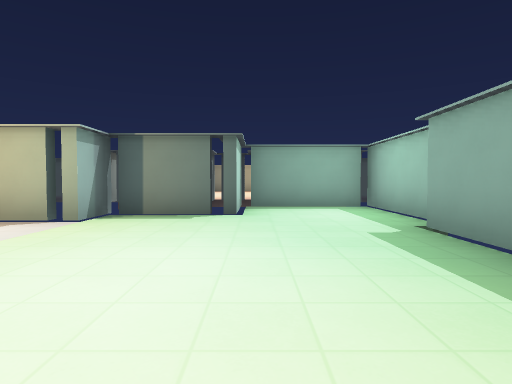
view 1 (above)

24 first-person views from a walk through a level from a Godot 3-D game. The camera is 1.3 m above the floor, tilts 2° down and sees 75° across. The floor is counted in squares, 2 m on a side. Each view is taken from the middle of a square. On the plan, view 1 faces up. The plan holds only what a view shows up to about 10 squares ahead; the rest is blank. The place goes on beyond the plan. Characters and animated objects are not drawn. Surface patterns are stand-ins for the level's own textures.

view 2
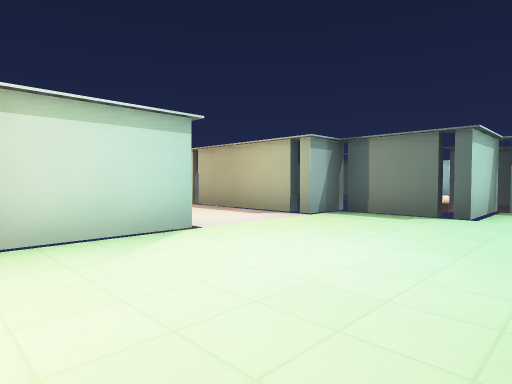

view 3
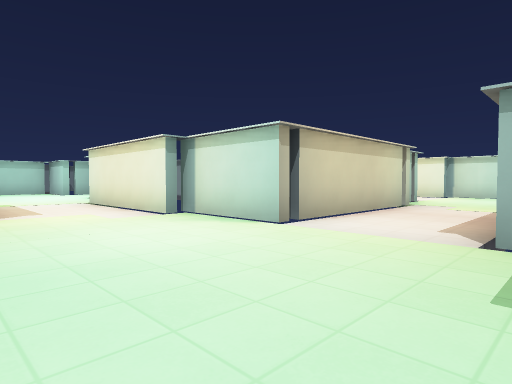

view 4
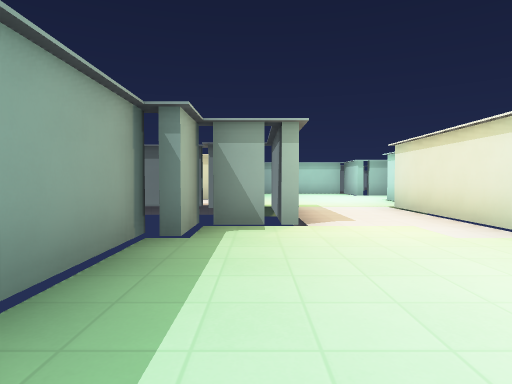

view 5
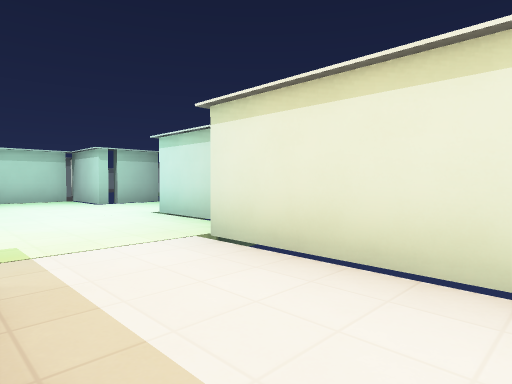

view 6
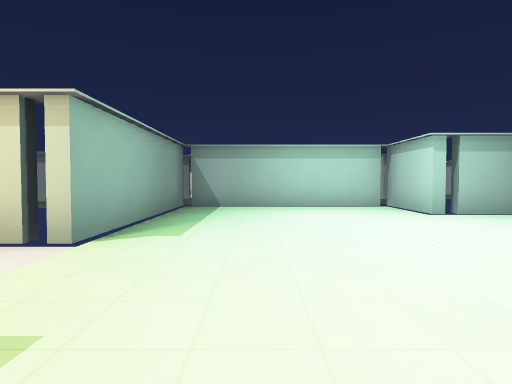

view 7
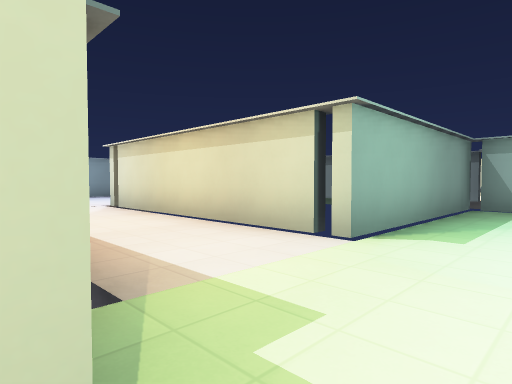

view 8
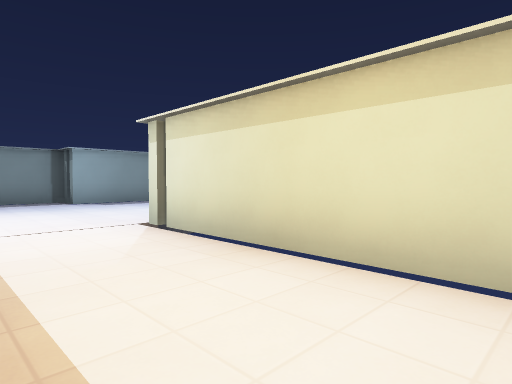

view 9
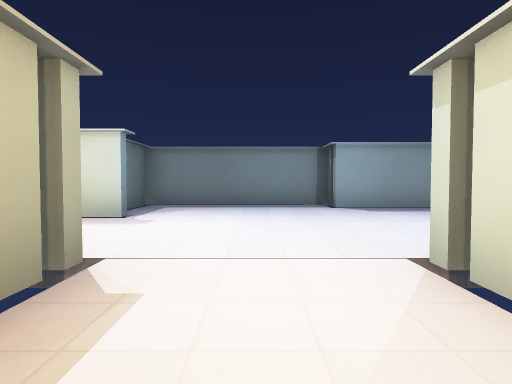

view 10
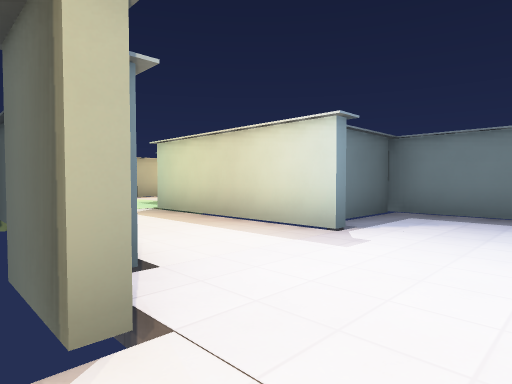

view 11
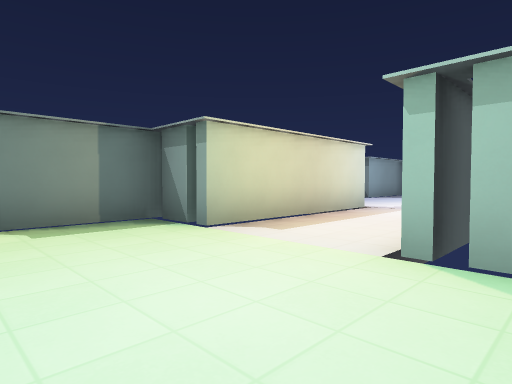

view 12
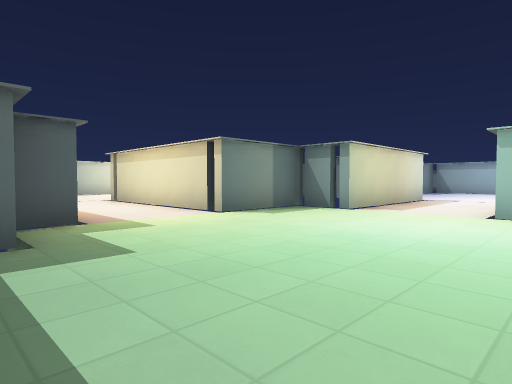

view 13
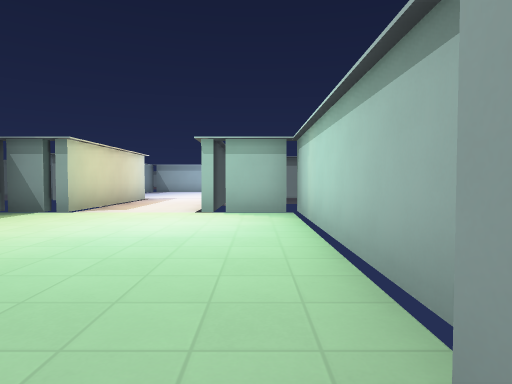

view 14
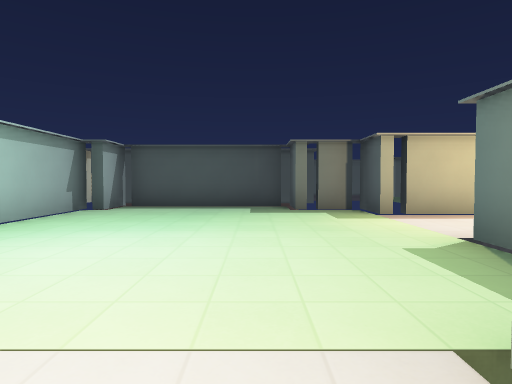

view 15
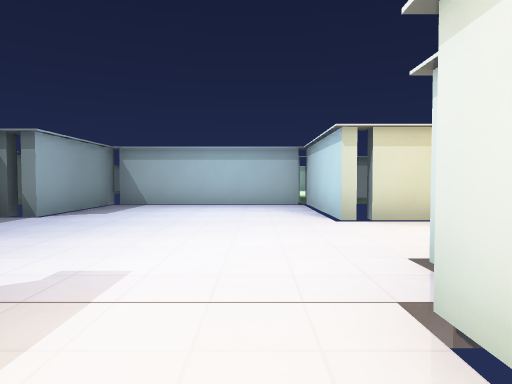

view 16
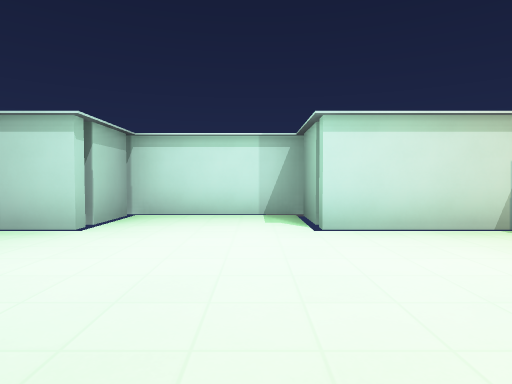

view 17
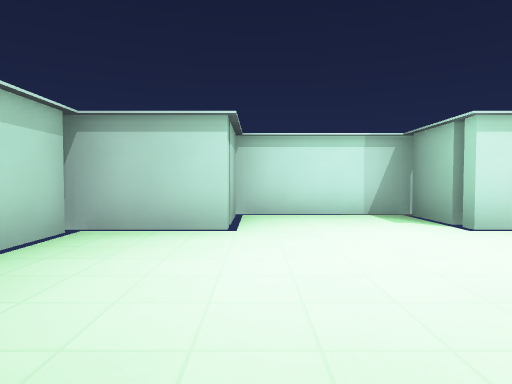

view 18
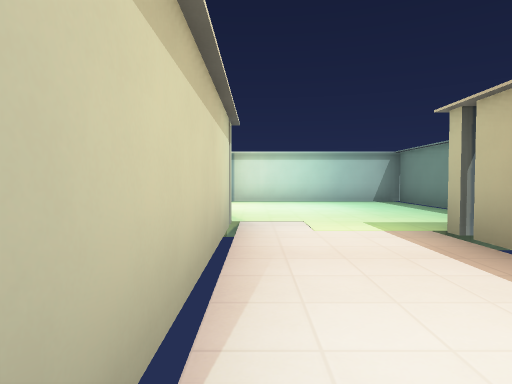

view 19
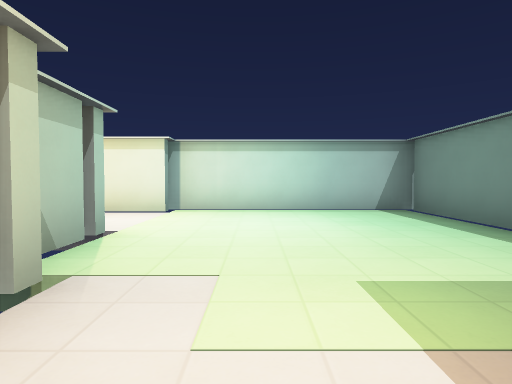

view 20
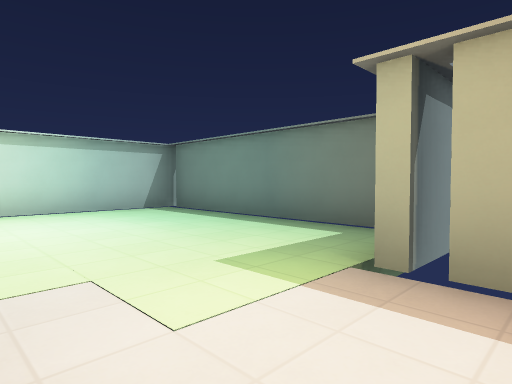

view 21
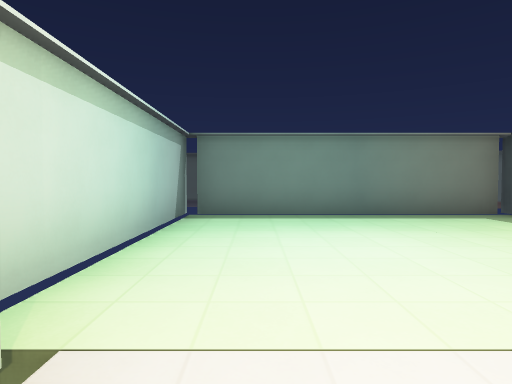

view 22
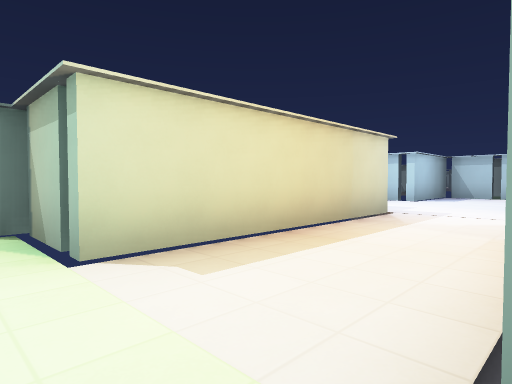

view 23
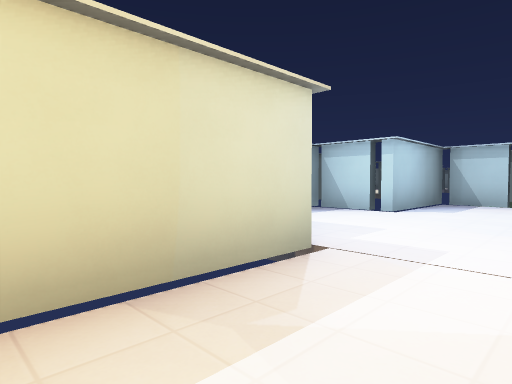

view 24
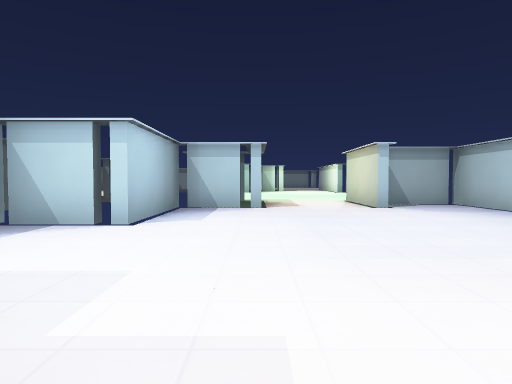

### Floor plan
Key: @ floor where view 1 was taken; # wall or solid block; x gap in a wall; . floor.
Columns run from 17 left of view 1 to 17 right of it. Each row starts with its distance up from view 1.
 11                 ##
 10                  #  #
  9                 #####   #######
  8     x######     #...#   #....#x
  7    #......#   ###...#   #......##
  6    #......#####.....#   #.........
  5    #................#   #..........
  4    #................#   #..........
  3    #................#   #......####
  2    ##..##x#####.....#   #......#
  1     #..#      #.....#   ###..#x
  0      ..#      #..@.##     #..#
 -1      ..#      #...##      #..#
 -2      ..#      #...#       #..#
 -3      ..#      #...#      ##..####
 -4      ...     ##...#x##   #......#
 -5     .....    #..................#
 -6    .......   #..................#
 -7    .......  x#..................#
 -8   ......####.......#######.....##
 -9  .......#  #.......#     #.....#
-10 #.......#  #.......#     #.....#
-11 #..#..###   x#.....#      x#####
-12 ####..       #.....#
-13    #..        x#####

Where each view was taken, in squares from view 1:
view 1: 0 up, 0 right, facing up
view 2: 0 up, 1 right, facing up-left
view 3: 6 up, 1 right, facing down-left
view 4: 4 up, 1 right, facing down
view 5: 1 down, 0 right, facing down-left
view 6: 4 down, 0 right, facing down
view 7: 4 down, 0 right, facing down-right
view 8: 5 down, 4 right, facing down-right
view 9: 6 down, 6 right, facing right
view 10: 6 down, 8 right, facing up-right
view 11: 4 up, 8 right, facing down-right
view 12: 8 up, 8 right, facing down-right
view 13: 8 up, 8 right, facing down
view 14: 0 up, 11 right, facing up
view 15: 2 down, 10 right, facing down
view 16: 8 down, 1 right, facing left
view 17: 10 down, 1 right, facing left
view 18: 3 up, 3 left, facing left
view 19: 4 up, 6 left, facing left
view 20: 3 up, 6 left, facing up-left
view 21: 1 up, 12 left, facing up
view 22: 3 up, 13 left, facing down-right
view 23: 1 down, 12 left, facing down-right
view 24: 3 down, 11 left, facing down
